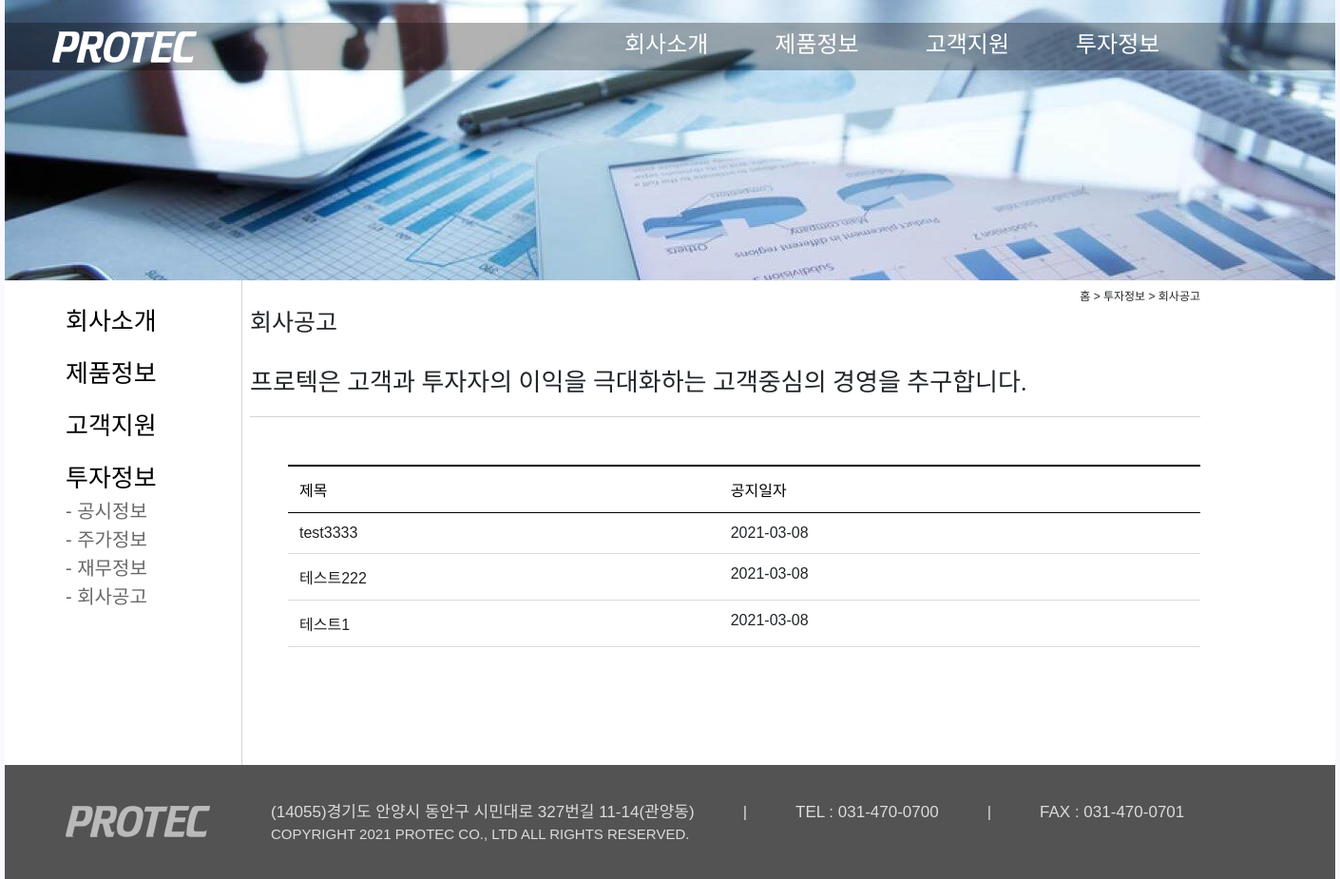
The page /investment/notice/ on the database as committed earlier.
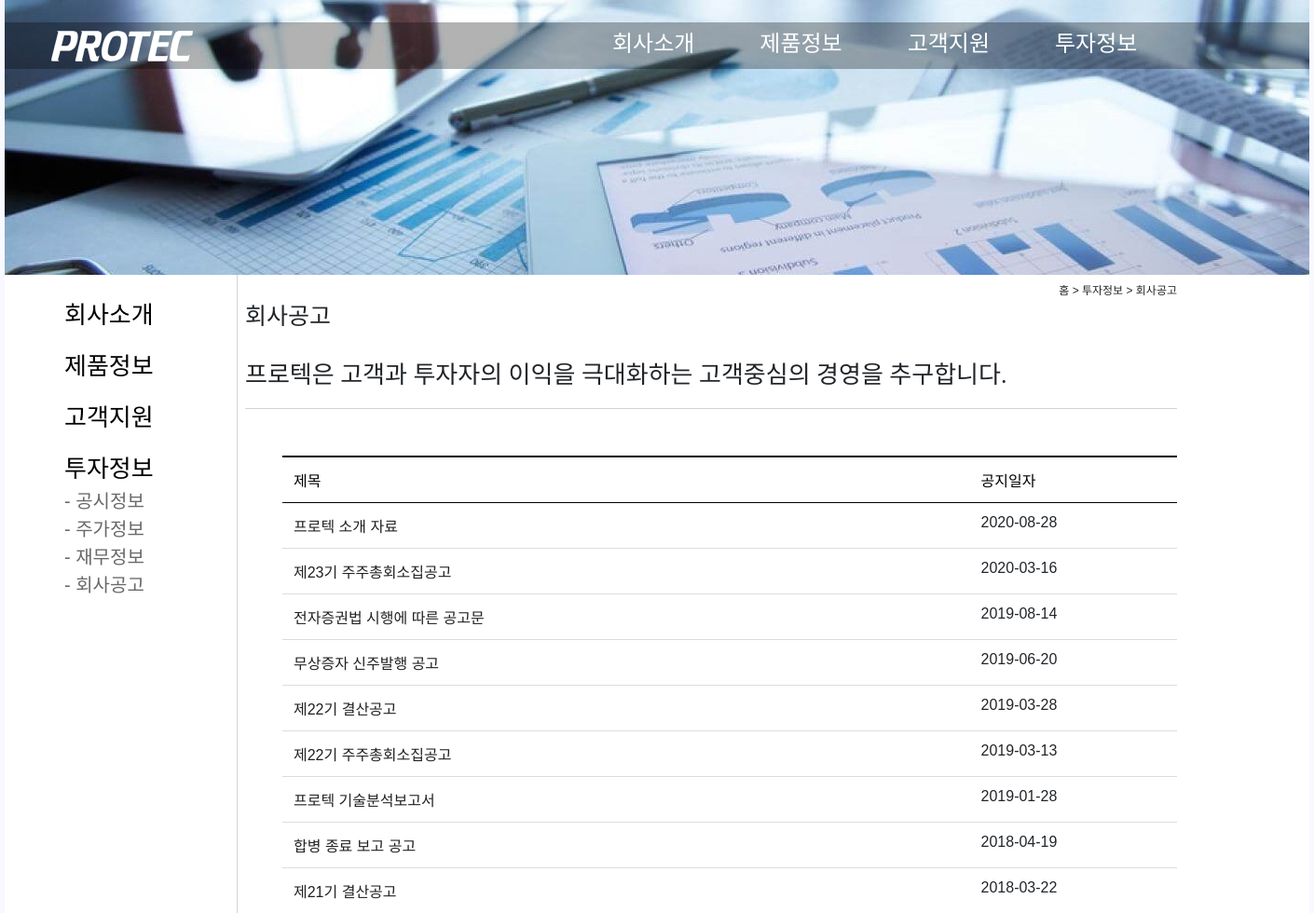
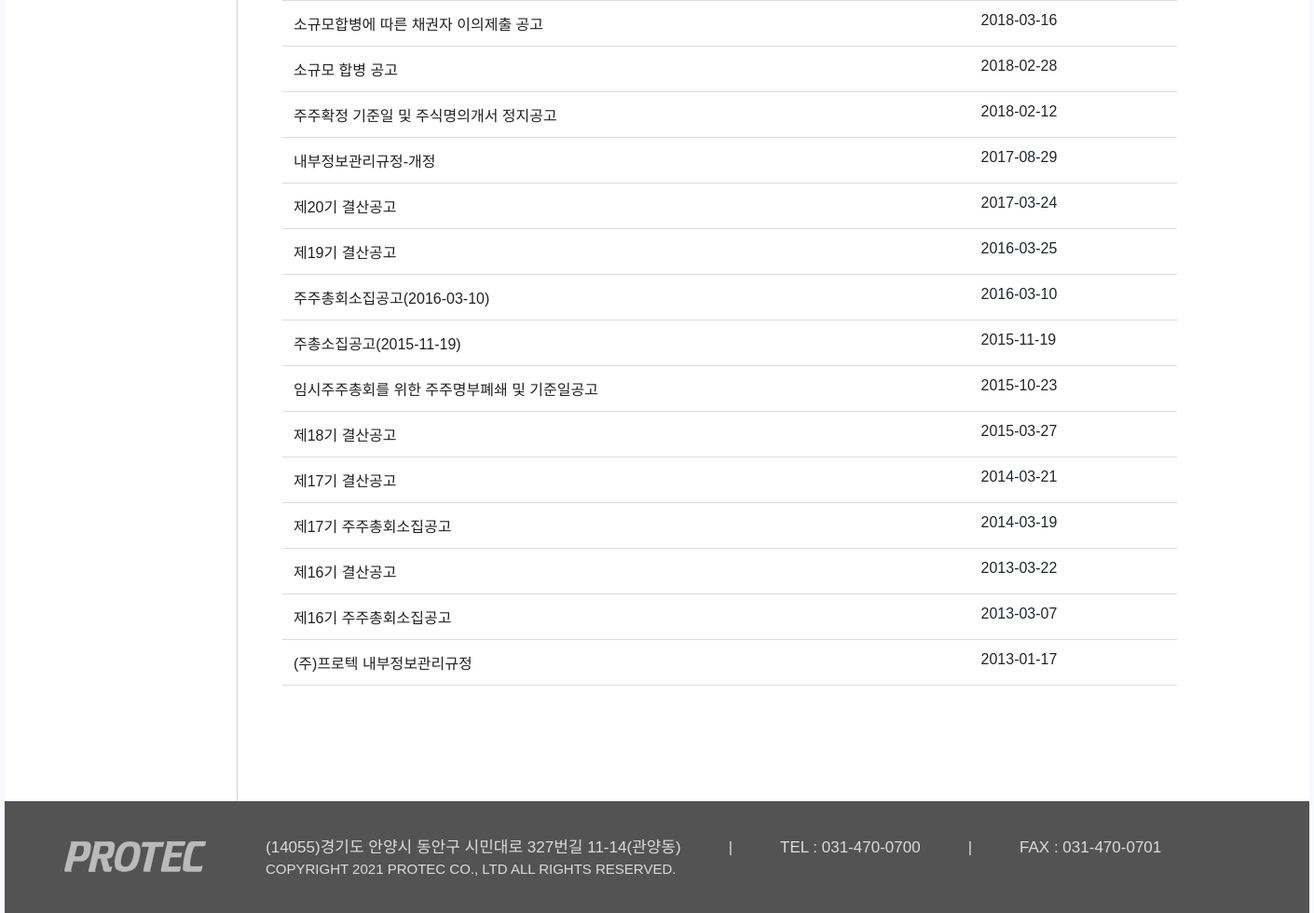
The same page on the database as committed later (2 pictures, top to bottom).
### www/models.py (models this page shows)
class Notice(models.Model):
    title = models.CharField(max_length=200)
    content = models.TextField()
    date = models.DateTimeField()

### www/views.py (the view)
# urls.py: path('investment/notice/',      views.investment_notice,        name='investment_notice'),
def investment_notice(request):
    notices = Notice.objects.all().order_by('-date')
    return render(request, 'www/investment_notice.html', {'notices': notices})

### templates/www/investment_notice.html (shortened to what this page needs)
{% load static %}
<html lang="ko">
<head>
{% include "www/share/head.html" %}
</head>
<body>
<div class="container" style="background-image: url('{% static 'www/img/finance.jpg' %}')">
    <br>
    {% include "www/share/navbar.html" %}
    <div style="height:221px"></div>
<div class="row" style="background-color: white">
    <div class="col-xs p-4" style="width: 250px; border-right: 1px solid lightgray">
        <div>
            <ul>
                <a class="font-sans-500" style="font-size: 26px; color: black" href="{% url 'company_about' %}">회사소개</a>
            </ul>
        </div>
        <div>
            <ul>
                <a class="font-sans-500" style="font-size: 26px; color: black" href="{% url 'product_dispenser' %}">제품정보</a>
            </ul>
        </div>
        <div>
            <ul>
                <a onclick="alert('준비중입니다.')" class="font-sans-500" style="font-size: 26px; color: black" href="#" >고객지원</a>
            </ul>
        </div>
        <div>
            <ul>
                <a class="font-sans-500" style="font-size: 26px; color: black">투자정보</a>
                <div class="font-sans-300" style="font-size: 20px">
                    <li><a style="color: dimgray" href="{% url 'investment_disclosure' %}">- 공시정보</a></li>
                    <li><a style="color: dimgray" href="{% url 'investment_stock' %}">- 주가정보</a></li>
                    <li><a style="color: dimgray" href="{% url 'investment_finance' %}">- 재무정보</a></li>
                    <li><a style="color: dimgray" href="{% url 'investment_notice' %}">- 회사공고</a></li>
                </div>
            </ul>
        </div>
    </div>
    <div class="m-2 font-sans-400" style="width: 1000px;">
        <div style="text-align: right; font-size: 12px;">홈 > 투자정보 > 회사공고</div>
        <div class="col-xs" style="font-size: 25px">회사공고</div>
        <div class="col-xs" style="border-bottom: 1px solid lightgray"><br>
<pre class="font-serif-500" style="font-size: 26px">
프로텍은 고객과 투자자의 이익을 극대화하는 고객중심의 경영을 추구합니다.
</pre>
        </div>
        <div style="height: 50px"></div>
        <div style="margin-left: 40px">
            <table class="table table-borderless">
                <thead style="background-color: white; color: black; border-top: black solid 2PX; border-bottom: black solid 1px">
                    <tr class="font-sans-500"><td>제목</td><td>공지일자</td></tr>
                </thead>
                <tbody style="background-color: white">
                    {% for notice in notices %}
                    <tr style="border-bottom: gainsboro solid 1px"><td><a data-toggle="modal" href="#notice{{ notice.id }}" style="color: #212121">{{ notice.title }}</a></td><td>{{ notice.date|date:"Y-m-d" }}</td></tr>
                    {% endfor %}
                </tbody>
            </table>
        </div>
        <div style="height: 100px"></div>
    </div>
</div>
{% include "www/share/footer.html" %}
</div>
</body>
</html>

Rows that differ between the two databases and show on the page:
removed Notice: title "test3333", date "2021-03-08"
removed Notice: title "테스트222", date "2021-03-08"
removed Notice: title "테스트1", date "2021-03-08"
added Notice: title "프로텍 소개 자료", date "2020-08-28"
added Notice: title "제23기 주주총회소집공고", date "2020-03-16"
added Notice: title "전자증권법 시행에 따른 공고문", date "2019-08-14"
added Notice: title "무상증자 신주발행 공고", date "2019-06-20"
added Notice: title "제22기 결산공고", date "2019-03-28"
added Notice: title "제22기 주주총회소집공고", date "2019-03-13"
added Notice: title "프로텍 기술분석보고서", date "2019-01-28"
added Notice: title "합병 종료 보고 공고", date "2018-04-19"
added Notice: title "제21기 결산공고", date "2018-03-22"
added Notice: title "소규모합병에 따른 채권자 이의제출 공고", date "2018-03-16"
added Notice: title "소규모 합병 공고", date "2018-02-28"
added Notice: title "주주확정 기준일 및 주식명의개서 정지공고", date "2018-02-12"
added Notice: title "내부정보관리규정-개정", date "2017-08-29"
added Notice: title "제20기 결산공고", date "2017-03-24"
added Notice: title "제19기 결산공고", date "2016-03-25"
added Notice: title "주주총회소집공고(2016-03-10)", date "2016-03-10"
added Notice: title "주총소집공고(2015-11-19)", date "2015-11-19"
added Notice: title "임시주주총회를 위한 주주명부폐쇄 및 기준일공고", date "2015-10-23"
added Notice: title "제18기 결산공고", date "2015-03-27"
added Notice: title "제17기 결산공고", date "2014-03-21"
added Notice: title "제17기 주주총회소집공고", date "2014-03-19"
added Notice: title "제16기 결산공고", date "2013-03-22"
added Notice: title "제16기 주주총회소집공고", date "2013-03-07"
added Notice: title "(주)프로텍 내부정보관리규정", date "2013-01-17"
